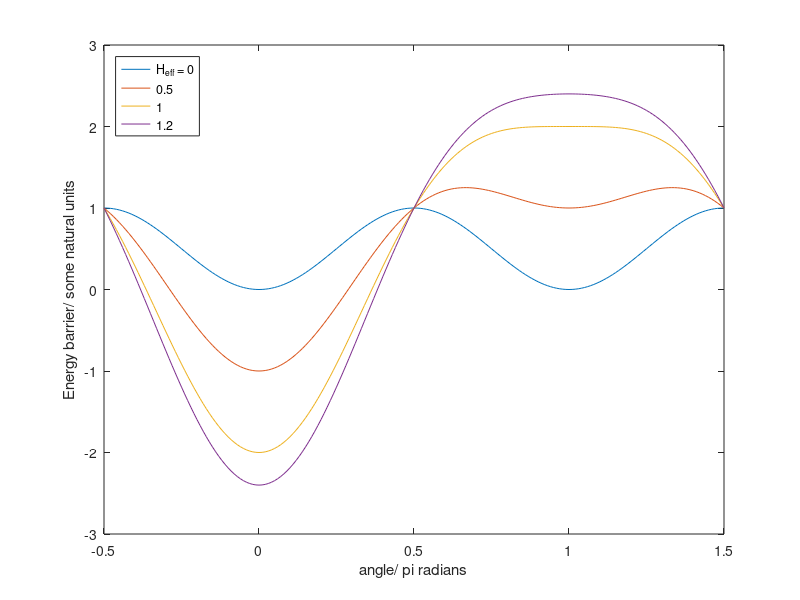

The MATLAB script that drew this image:
%Messing with magnetic energy equation

a = (-0.5:0.01:1.5);
theta = pi * a;

phi = 0;
K = 1;
V = 1;
H_k = 1;

H_eff = [0,0.5,1,1.2];
E = zeros(length(H_eff),length(a));

for i=1:length(H_eff)

E(i,:) = K*V*( (sin(theta)).^2  -  2* (H_eff(i)/H_k) .* cos(theta - phi) );

end

plot(a,E);
legend('H_{eff} = 0','0.5','1','1.2','Location','NorthWest')
xlabel('angle/ pi radians')
ylabel('Energy barrier/ some natural units')